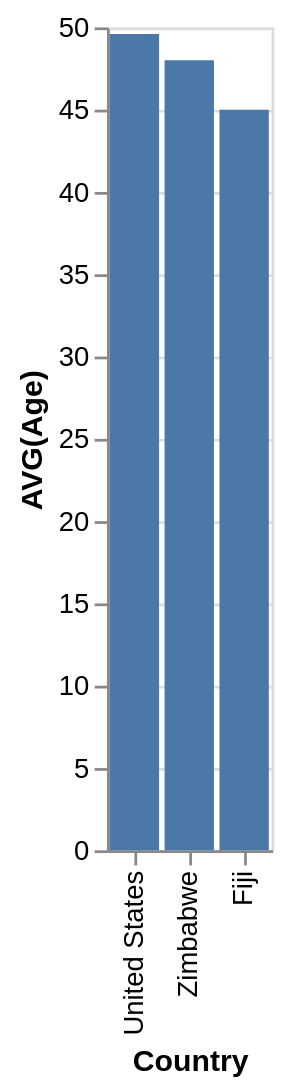

Specify this chart in Vega-Lite:
### Vega-Lite specification from a JSON file in a GitHub repository (floating-point values rounded to 4 significant figures)
{"data": {"values": [{"x_data": "United States", "y_data": 49.6}, {"x_data": "Zimbabwe", "y_data": 48}, {"x_data": "Fiji", "y_data": 45}]}, "mark": "bar", "encoding": {"x": {"field": "x_data", "type": "nominal", "title": "Country", "sort": {"op": "sum", "field": "y_data", "order": "descending"}}, "y": {"field": "y_data", "type": "quantitative", "title": "AVG(Age)"}}}
